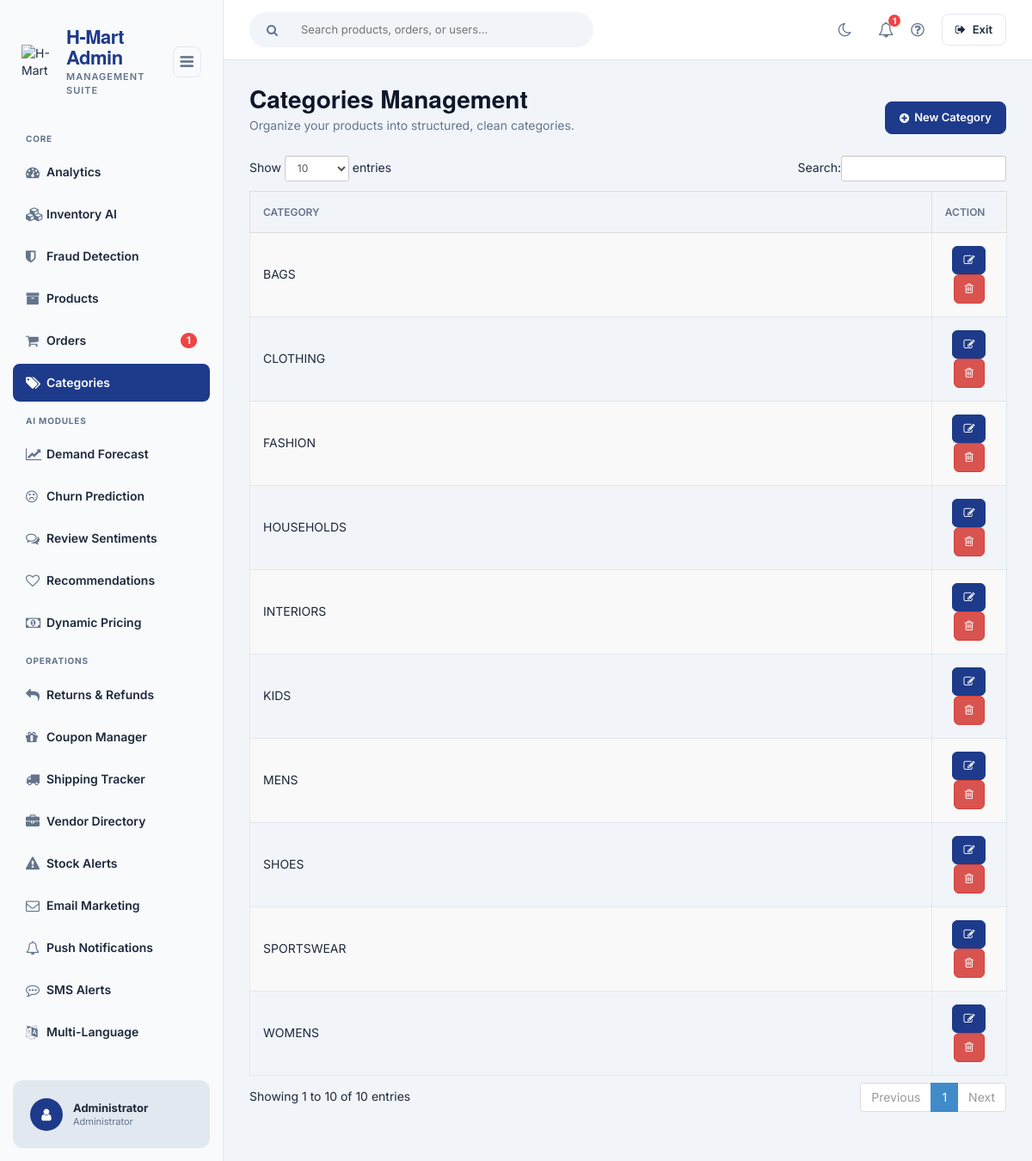
Page /admin/category/index.php (signed in) on the committed database.
### tables this page shows
CREATE TABLE `tblcategory` (
  `CATEGID` int(11) NOT NULL,
  `CATEGORIES` varchar(255) NOT NULL,
  `USERID` int(11) NOT NULL
);

### admin/category/index.php (called while the page is built, shortened)
<?php
require_once ("../theme/templates.php");
?>

### backend/include/database.php (called while the page is built, shortened)
<?php
class Database {
	var $sql_string = '';
	private $conn;
	public function open_connection() {
		$this->conn = mysqli_connect(server,user,pass);
		if(!$this->conn){
			echo "Problem in database connection! Contact administrator!";
			exit();
		}else{
			$db_select = mysqli_select_db($this->conn,database_name);
		}
	}
	function setQuery($sql='') {
		$this->sql_string=$sql;
	}
	function executeQuery() {
		$result = mysqli_query($this->conn,$this->sql_string);
		return $result;
	}
	private function confirm_query($result) {
		return $result;
	}
	function loadResultList( $key='' ) {
		$cur = $this->executeQuery();
		$array = array();
		if ($cur) {
			while ($row = mysqli_fetch_object($cur)) {
				if ($key) {
					$array[$row->$key] = $row;
				} else {
					$array[] = $row;
				}
			}
		}
		return $array;
	}
}
$mydb = new Database();
?>

### admin/category/list.php (the view, shortened to what this page needs)
<div class="page-title-row" style="display:flex; justify-content:space-between; align-items:flex-end; margin-bottom:25px;">
    <div>
        <h1 style="font-weight:800; color:var(--primary); font-size:28px; margin:0 0 5px 0;">Categories Management</h1>
        <p style="color:var(--text-muted); margin:0; font-size:14px;">Organize your products into structured, clean categories.</p>
    </div>
    <div style="display:flex; gap:12px;">
        <a href="index.php?view=add" class="btn btn-primary btn-sm" style="display:inline-flex; align-items:center; gap:6px; font-weight:600; border-radius:8px; padding:8px 16px;">
            <i class="fa fa-plus-circle"></i> New Category
        </a>
    </div>
</div>
	 		    <form action="controller.php?action=delete" Method="POST">
			     <div class="table-responsive">
				<table id="dash-table" class="table table-striped table-bordered table-hover"  style="font-size:12px" cellspacing="0">
				  <thead>
				  	<tr>
				  		<th>
				  		 Category</th>
				  		 <th width="10%" align="center">Action</th>
				  	</tr>
				  </thead>
				  <tbody>
				  	<?php
				  		$mydb->setQuery("SELECT * FROM `tblcategory`");
				  		$cur = $mydb->loadResultList();
						foreach ($cur as $result) {
				  		echo '<tr>';
				  			echo '<td>' . $result->CATEGORIES.'</td>';
				  		echo '<td align="center"><a title="Edit" href="index.php?view=edit&id='.$result->CATEGID.'" class="btn btn-primary btn-xs  ">  <span class="fa fa-edit fw-fa"></a>
				  		     <a title="Delete" href="controller.php?action=delete&id='.$result->CATEGID.'" class="btn btn-danger btn-xs  ">  <span class="fa  fa-trash-o fw-fa "></a></td>';
				  		echo '</tr>';
				  	}
				  	?>
				  </tbody>
				</table>
				</form>

### admin/theme/templates.php (style rules this page uses)
:root { --primary: #0f172a; --primary-light: #1e3a8a; --sidebar-bg: #f8fafc; --bg-color: #f1f5f9; --text-main: #1e293b; --text-muted: #64748b; --border-color: #e2e8f0; --card-bg: #ffffff; --card-header-bg: #ffffff; --hover-bg: #e2e8f0; --table-header-bg: #f8fafc; --shadow: 0 4px 6px rgba(0,0,0,0.02); }
body { font-family: 'Inter', sans-serif; background-color: var(--bg-color); margin: 0; padding: 0; color: var(--text-main); overflow-x: hidden; }
.admin-content-wrapper .table { margin-bottom: 0; }
.admin-content-wrapper .table th { border-bottom-width: 1px; color: var(--text-muted); font-weight: 600; font-size: 12px; text-transform: uppercase; padding: 15px; }
.admin-content-wrapper .table td { vertical-align: middle; padding: 15px; font-size: 14px; border-color: var(--border-color); }
.admin-content-wrapper .btn { border-radius: 6px; font-weight: 500; font-size: 13px; padding: 6px 12px; }
.admin-content-wrapper .btn-primary { background: var(--primary-light); border-color: var(--primary-light); }

### rows in the picture
tblcategory: CATEGORIES "SHOES"
tblcategory: CATEGORIES "BAGS"
tblcategory: CATEGORIES "CLOTHING"
tblcategory: CATEGORIES "INTERIORS"
tblcategory: CATEGORIES "HOUSEHOLDS"
tblcategory: CATEGORIES "FASHION"
tblcategory: CATEGORIES "KIDS"
tblcategory: CATEGORIES "WOMENS"
tblcategory: CATEGORIES "MENS"
tblcategory: CATEGORIES "SPORTSWEAR"

### other values in the picture
$res "1"
$_SESSION['U_NAME'] "Administrator"
$_SESSION['U_ROLE'] "Administrator"
